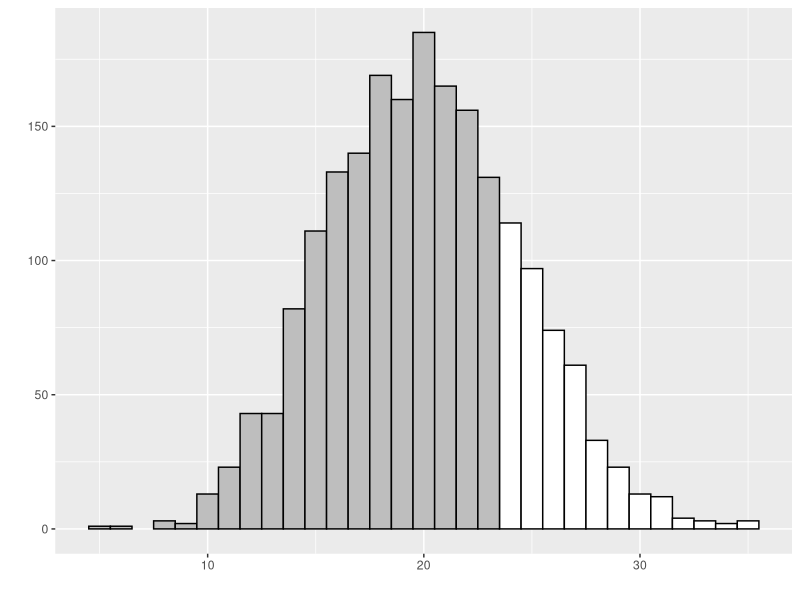
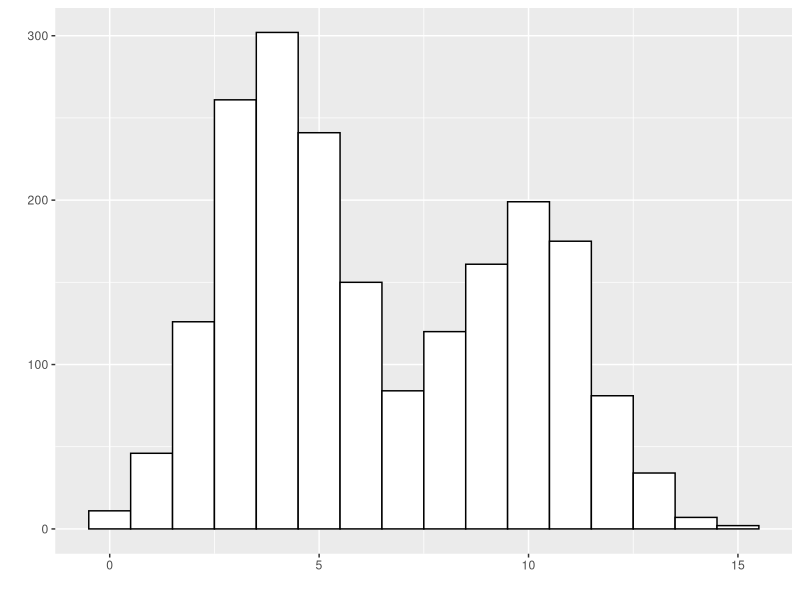
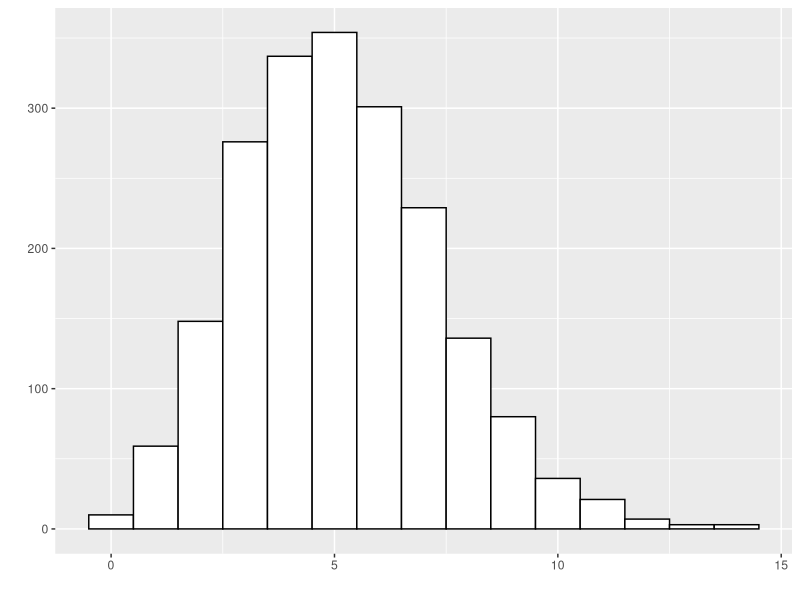
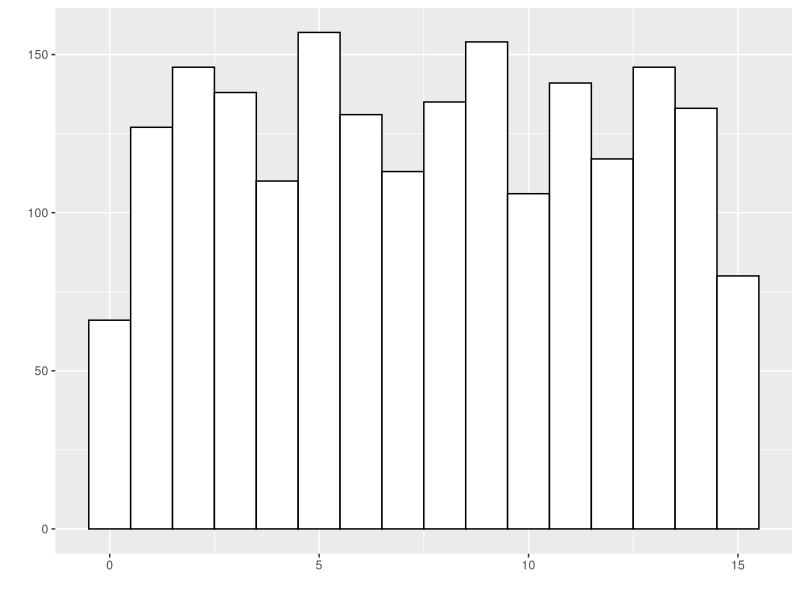
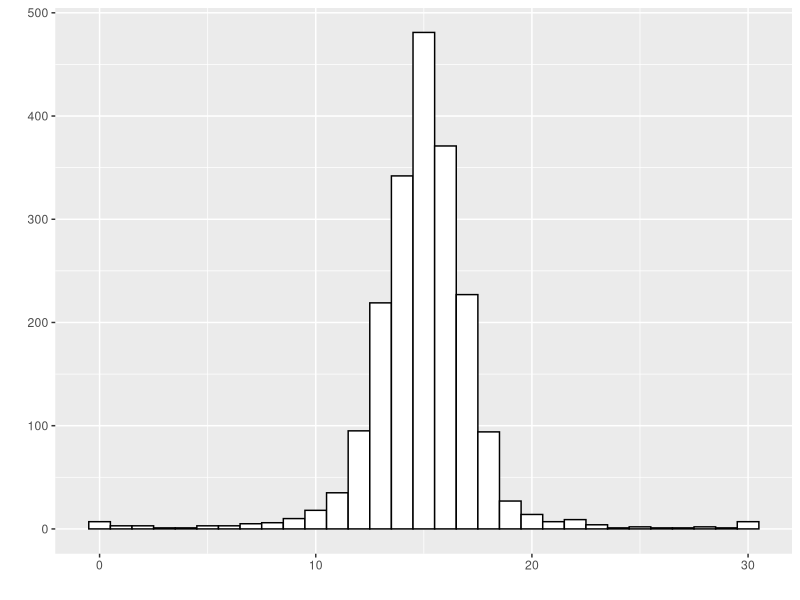
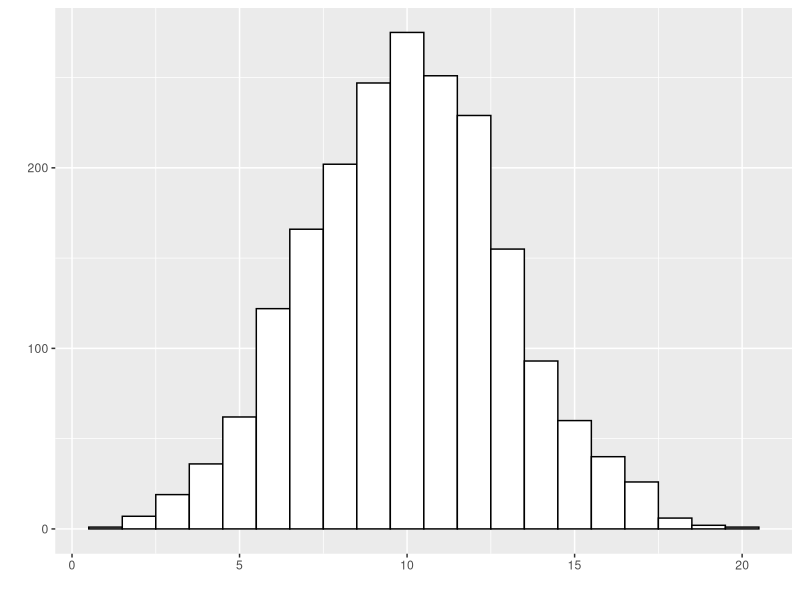
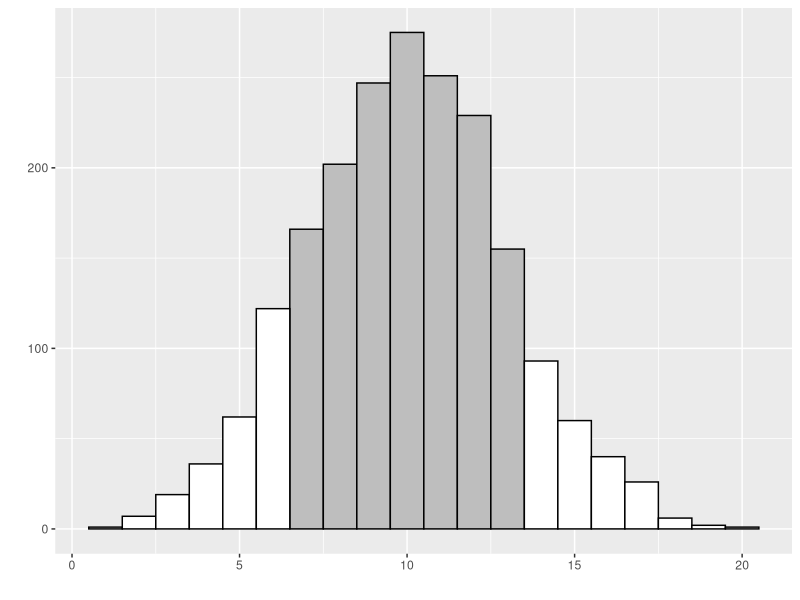
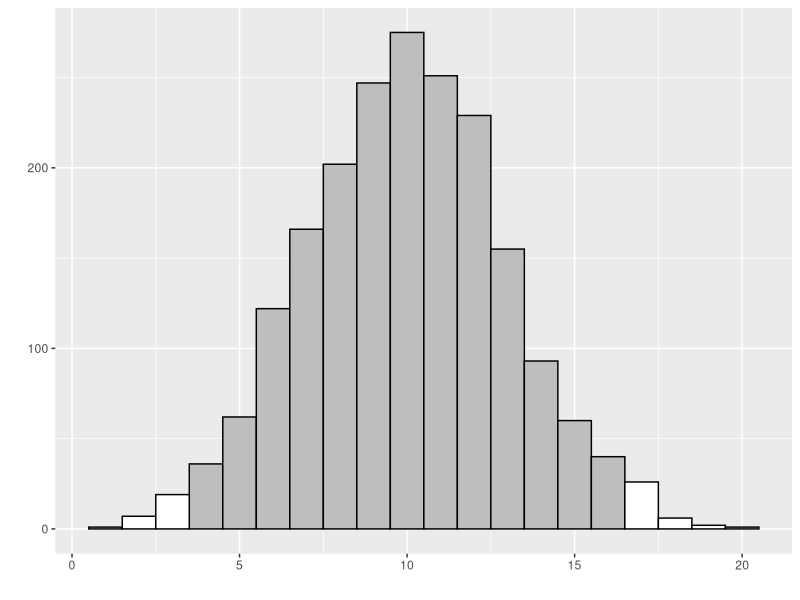

Here is the R script that generated these plots, in order:
## ---- chunk 1
suppressMessages(
  suppressWarnings(
    library(glue)))
suppressMessages(
  suppressWarnings(
    library(magrittr)))
suppressMessages(
  suppressWarnings(
    library(tidyverse)))
## ---- chunk 2
room <- c(
  121,
  125,
  163,
  218,
  233,
  264,
  324,
  325)
## ---- chunk 3
bacteria_0 <- c(
  11.8,
  7.1,
  8.2,
  10.1,
  10.8,
  14,
  14.6,
  14)
## ---- chunk 4
bacteria_1 <- c(
  10.1,
  3.8,
  7.2,
  10.5,
  8.3,
  12,
  12.1,
  13.7)
## ---- chunk 5
adds_0 <- paste0(bacteria_0, collapse=" + ") 
sum_0 <- sum(bacteria_0)
mean_0 <- mean(bacteria_0)
## ---- chunk 6
adds_1 <- paste0(bacteria_1, collapse=" + ") 
sum_1 <- sum(bacteria_1)
mean_1 <- mean(bacteria_1)
## ---- chunk 7
space <- function(x) {
  x1 <- rep("", 15)
  x1[2*(1:8)-1] <- x
  return(x1)
}

sq <- function(x) {
  paste0(x, collapse="\n")
}

step1 <- function(x) {
  y <- sprintf("%4.1f", x)
  room %>%
    paste(y, sep="  ") %>%
    space
}
## ---- chunk 8
step2 <- function(x) {
  o <- order(x)
  y <- sprintf("%4.1f", x[o])
  room[o] %>%
    paste(y, sep="  ") %>%
    space
}
## ---- chunk 9
step3 <- function(x, div=4:5) {
  o <- order(x)
  y <- rep("", 8)
  y[div] <- x[o][div]
  step2(x) %>%
    paste(space(y), sep="  ")
}
## ---- chunk 10
step4 <- function(x, div=4:5) {
  o <- order(x)
  x1 <- x[o]
  x4 <- step3(x, div)
  blanks <- paste0(rep(" ", 18), collapse="")
  x4[2*div[1]] <- glue(
    "{blanks}",
    "({x1[div[1]]} + {x1[div[2]]}) / 2",
    " = {(x1[div[1]]+x1[div[2]])/2}")
  return(x4)
}
## ---- chunk 11
data.frame(x=rpois(2000, 20)) %>%
  mutate(cut=quantile(x, probs=0.75)) %>%
  mutate(y=1+as.numeric(x<=cut)) %>%
  ggplot(aes(x, fill=factor(y))) +
    scale_fill_manual(values=c("white", "gray")) +
    theme(legend.position="none") +
    xlab(" ") +
    ylab(" ") +
    geom_bar(color="black", width=1) -> bar1
ggsave("illustrate-percentiles.png")
## ---- chunk 12
x <- c(rnorm(1200, 4, 1.5), rnorm(800, 10, 1.5))
x <- pmax(0, round(x))
data.frame(x) %>%
  ggplot(aes(x)) +
    theme(legend.position="none") +
    xlab(" ") +
    ylab(" ") +
    geom_bar(color="black", fill="white", width=1) -> bimodal_histogram
ggsave("bimodal-histogram.png")
## ---- chunk 13
data.frame(x=rpois(2000, 5)) %>%
  ggplot(aes(x)) +
    theme(legend.position="none") +
    xlab(" ") +
    ylab(" ") +
    geom_bar(color="black", fill="white", width=1) -> skewed_histogram
ggsave("skewed-histogram.png")
## ---- chunk 14
data.frame(x=round(runif(2000, 0, 15))) %>%
  ggplot(aes(x)) +
    theme(legend.position="none") +
    xlab(" ") +
    ylab(" ") +
    geom_bar(color="black", fill="white", width=1) -> uniform_histogram
ggsave("uniform-histogram.png")
## ---- chunk 15
x <- rt(1000, 2)
x <- 15 + c(x, -x) + rnorm(1000)
x <- pmin(pmax(0, x), 30)
  
data.frame(x=round(x)) %>%
  ggplot(aes(x)) +
    theme(legend.position="none") +
    xlab(" ") +
    ylab(" ") +
    geom_bar(color="black", fill="white", width=1) -> heavy_tailed_histogram
ggsave("heavy-tailed-histogram.png")
## ---- chunk 16
x <- rnorm(2000, 10, 3)
x <- pmax(0, x)
  
data.frame(x=round(x)) %>%
  ggplot(aes(x)) +
    theme(legend.position="none") +
    xlab(" ") +
    ylab(" ") +
    geom_bar(color="black", fill="white", width=1) -> normal_histogram
ggsave("normal-histogram.png")
## ---- chunk 17
x <- round(x)
y <- (x<7) + (x > 13)
data.frame(x=round(x)) %>%
  ggplot(aes(x, fill=factor(y))) +
    theme(legend.position="none") +
    xlab(" ") +
    ylab(" ") +
    scale_fill_manual(values=c("gray", "white")) +
    geom_bar(color="black", width=1) -> one_s_histogram
ggsave("one-s-histogram.png")
## ---- chunk 18
x <- round(x)
y <- (x<4) + (x > 16)
data.frame(x=round(x)) %>%
  ggplot(aes(x, fill=factor(y))) +
    theme(legend.position="none") +
    xlab(" ") +
    ylab(" ") +
    scale_fill_manual(values=c("gray", "white")) +
    geom_bar(color="black", width=1) -> two_s_histogram
ggsave("two-s-histogram.png")
## ---- chunk 19
x <- round(x)
y <- (x<1) + (x > 19)
data.frame(x=round(x)) %>%
  ggplot(aes(x, fill=factor(y))) +
    theme(legend.position="none") +
    xlab(" ") +
    ylab(" ") +
    scale_fill_manual(values=c("gray", "white")) +
    geom_bar(color="black", width=1) -> three_s_histogram
ggsave("three-s-histogram.png")
